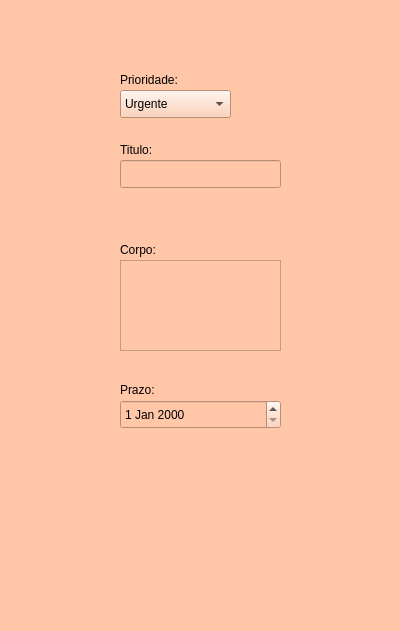
<?xml version="1.0" encoding="UTF-8"?>
<ui version="4.0">
 <class>ContentTask</class>
 <widget class="QDialog" name="ContentTask">
  <property name="geometry">
   <rect>
    <x>0</x>
    <y>0</y>
    <width>400</width>
    <height>631</height>
   </rect>
  </property>
  <property name="windowTitle">
   <string>Dialog</string>
  </property>
  <property name="styleSheet">
   <string notr="true">background-color: rgb(255, 199, 167);</string>
  </property>
  <widget class="QLineEdit" name="lineEdit">
   <property name="geometry">
    <rect>
     <x>120</x>
     <y>160</y>
     <width>161</width>
     <height>28</height>
    </rect>
   </property>
   <property name="styleSheet">
    <string notr="true">color: black ;</string>
   </property>
  </widget>
  <widget class="QDateEdit" name="dateEdit">
   <property name="geometry">
    <rect>
     <x>120</x>
     <y>400</y>
     <width>161</width>
     <height>29</height>
    </rect>
   </property>
   <property name="styleSheet">
    <string notr="true">color: black ;</string>
   </property>
  </widget>
  <widget class="QComboBox" name="comboBox">
   <property name="geometry">
    <rect>
     <x>120</x>
     <y>90</y>
     <width>111</width>
     <height>28</height>
    </rect>
   </property>
   <property name="styleSheet">
    <string notr="true">color: black ;</string>
   </property>
   <item>
    <property name="text">
     <string>Urgente</string>
    </property>
   </item>
   <item>
    <property name="text">
     <string>Crítico</string>
    </property>
   </item>
   <item>
    <property name="text">
     <string>Normal</string>
    </property>
   </item>
  </widget>
  <widget class="QTextEdit" name="textEdit">
   <property name="geometry">
    <rect>
     <x>120</x>
     <y>260</y>
     <width>161</width>
     <height>91</height>
    </rect>
   </property>
   <property name="styleSheet">
    <string notr="true">color: black ;</string>
   </property>
  </widget>
  <widget class="QLabel" name="label">
   <property name="geometry">
    <rect>
     <x>120</x>
     <y>70</y>
     <width>71</width>
     <height>20</height>
    </rect>
   </property>
   <property name="styleSheet">
    <string notr="true">color: black ;</string>
   </property>
   <property name="text">
    <string>Prioridade:</string>
   </property>
  </widget>
  <widget class="QLabel" name="label_2">
   <property name="geometry">
    <rect>
     <x>120</x>
     <y>140</y>
     <width>41</width>
     <height>20</height>
    </rect>
   </property>
   <property name="styleSheet">
    <string notr="true">color: black ;</string>
   </property>
   <property name="text">
    <string>Titulo:</string>
   </property>
  </widget>
  <widget class="QLabel" name="label_3">
   <property name="geometry">
    <rect>
     <x>120</x>
     <y>240</y>
     <width>51</width>
     <height>20</height>
    </rect>
   </property>
   <property name="styleSheet">
    <string notr="true">color: black ;</string>
   </property>
   <property name="text">
    <string>Corpo:</string>
   </property>
  </widget>
  <widget class="QLabel" name="label_4">
   <property name="geometry">
    <rect>
     <x>120</x>
     <y>380</y>
     <width>63</width>
     <height>20</height>
    </rect>
   </property>
   <property name="styleSheet">
    <string notr="true">color: black ;</string>
   </property>
   <property name="text">
    <string>Prazo:</string>
   </property>
  </widget>
 </widget>
 <resources/>
 <connections/>
</ui>
